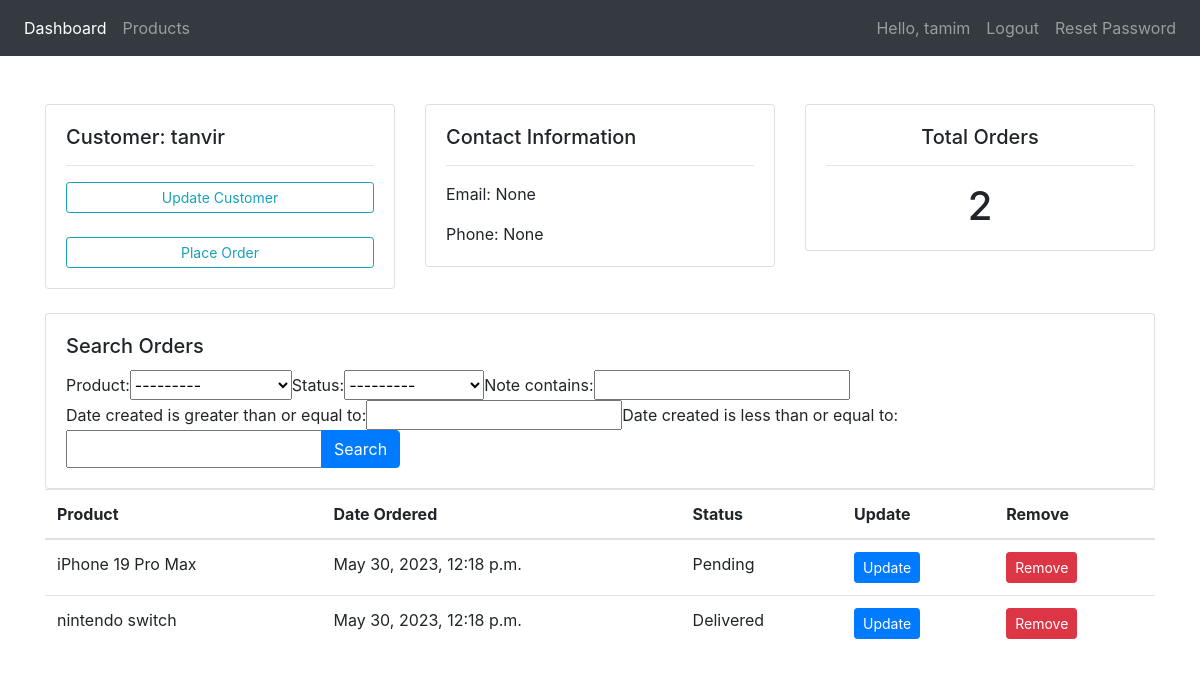
Page /customer/1 (signed in) on the committed database.
### crm/models.py (models this page shows, shortened)
class Customer(models.Model):
    user = models.OneToOneField(User, null=True, blank=True, on_delete=models.CASCADE)
    name = models.CharField(max_length=200, null=True)
    phone = models.CharField(max_length=200, null=True)
    email = models.CharField(max_length=20, null=True)
    profile_pic = models.ImageField(default="default.svg", null=True, blank=True)
    date_created = models.DateTimeField(auto_now_add=True)

class Order(models.Model):
    STATUS = (
        ('Pending', 'Pending'),
        ('Out for delivery', 'Out for delivery'),
        ('Delivered', 'Delivered')
    )
    customer = models.ForeignKey(Customer, null=True, on_delete=models.SET_NULL)
    product = models.ForeignKey(Product, null=True, on_delete=models.SET_NULL)
    date_created = models.DateTimeField(auto_now_add=True)
    status = models.CharField(max_length=16, choices=STATUS)
    note= models.CharField(max_length=1000, null=True)

class Product(models.Model):
    CATEGORY = (
        ('Indoor', 'Indoor'),
        ('Out door', 'Outdoor')
    )
    name = models.CharField(max_length=200, null=True)
    price = models.FloatField(null=True)
    category = models.CharField(max_length=200, null=True, choices=CATEGORY)
    description = models.CharField(max_length=300, null=True)
    date_created = models.DateTimeField(auto_now_add=True, null=True)
    tags = models.ManyToManyField(Tag)
    def __str__(this):
        return f"{this.name}"

### crm/decorators.py (the view)
        def wrapper_func(request, *args, **kwargs):
            group = None
            if request.user.groups.exists():
                group = request.user.groups.all()[0].name
            if group in allowed_roles:
                return view_func(request, *args, **kwargs)
            else:
                return HttpResponse("you are not allowed to view this page")

### crm/views.py (called while the page is built)
@login_required(login_url='login')
@allowed_users(allowed_roles=['admin'])
def customer(request, customerID):
    customer = Customer.objects.get(id=customerID)
    all_orders = customer.order_set.all()
    total_orders = all_orders.count()
    myfilter = OrderFilter(request.GET, queryset=all_orders)
    all_orders = myfilter.qs
    context = {
        'customer' : customer,
        'total_orders' : total_orders,
        'orders' : all_orders,
        'myfilter' : myfilter
    }
    return render(request, 'crm/customer.html', context)

### crm/templates/crm/customer.html (shortened to what this page needs)
{% extends 'crm/layout.html' %}
{% load static %}
{% block body %}
<div class="container">
  <div class="row">
    <div class="col-lg-4">
      <div class="card">
        <div class="card-body">
          <h5 class="card-title">Customer: {{ customer.name }}</h5>
          <hr>
          <a href="#" class="btn btn-outline-info btn-sm btn-block">Update Customer</a>
          <br>
          <a href="{% url 'create_order' customer.id %}" class="btn btn-outline-info btn-sm btn-block">Place Order</a>
        </div>
      </div>
    </div>
    <div class="col-lg-4">
      <div class="card">
        <div class="card-body">
          <h5 class="card-title">Contact Information</h5>
          <hr>
          <p class="card-text">Email: {{ customer.email }}</p>
          <p class="card-text">Phone: {{ customer.phone }}</p>
        </div>
      </div>
    </div>
    <div class="col-lg-4">
      <div class="card">
        <div class="card-body">
          <h5 class="card-title text-center">Total Orders</h5>
          <hr>
          <h1 class="card-text text-center">{{ total_orders }}</h1>
        </div>
      </div>
    </div>
  </div>
  <div class="row mt-4">
    <div class="col-lg-12">
      <div class="card">
        <div class="card-body">
          <h5 class="card-title">Search Orders</h5>
          <form method="get" class="form-inline">
            <div class="input-group">
              {{ myfilter.form }}
              <div class="input-group-append">
                <button class="btn btn-primary my-2 my-sm-0" type="submit">Search</button>
              </div>
            </div>
          </form>
        </div>
      </div>
    </div>
  </div>
  <table class="table">
    <thead>
        <tr>
            <th scope="col">Product</th>
            <th scope="col">Date Ordered</th>
            <th scope="col">Status</th>
            <th scope="col">Update</th>
            <th scope="col">Remove</th>
        </tr>
    </thead>
    <tbody>
        {% for order in orders %}
            <tr>
                <td>{{ order.product }}</td>
                <td>{{ order.date_created }}</td>
                <td>{{ order.status }}</td>
                <td>
                    <a href="{% url 'updateOrder' order.id %}" class="btn btn-primary btn-sm">Update</a>
                </td>
                <td>
                    <a href="{% url 'deleteOrder' order.id %}" class="btn btn-danger btn-sm">Remove</a>
                </td>
            </tr>
        {% endfor %}
    </tbody>
</table>
</div>
{% endblock %}

### crm/templates/crm/navbar.html (shortened to what this page needs)
{% load static %}
<nav class="navbar navbar-expand-lg navbar-dark bg-dark mb-5">
    <div class="collapse navbar-collapse" id="navbarNav">
        <ul class="navbar-nav">
        {% if request.user.is_staff %}
            <li class="nav-item active">
                <a class="nav-link" href="{% url 'index' %}">Dashboard<span class="sr-only">(current)</span></a>
            </li>
            <li class="nav-item">
                <a class="nav-link" href="{% url 'products' %}">Products</a>
            </li>
            {% else %}
            <li class="nav-item">
                <a class="nav-link" href="{% url 'account' %}">Settings</a>
            </li>
            {% endif %}
        </ul>
        <ul class="navbar-nav ml-auto">
            {% if request.user.is_authenticated %}
            <li class="nav-item">
                <a class="nav-link" href="#">Hello, {{ request.user.username }}</a>
            </li>
            <li class="nav-item">
                <a class="nav-link" href="{% url 'logout' %}">Logout</a>
            </li>
            <li class="nav-item">
                <a href="{% url 'reset_password' %}" class="nav-link">Reset Password</a>
            </li>
            {% endif %}
        </ul>
    </div>
</nav>

### rows in the picture
Customer: name "tanvir", email "None", phone "None"
Order: product "iPhone 19 Pro Max", date_created "May 30, 2023, 12:18 p.m.", status "Pending"
Order: product "nintendo switch", date_created "May 30, 2023, 12:18 p.m.", status "Delivered"

### other values in the picture
{{ request.user.username }} "tamim"
{{ total_orders }} "2"
